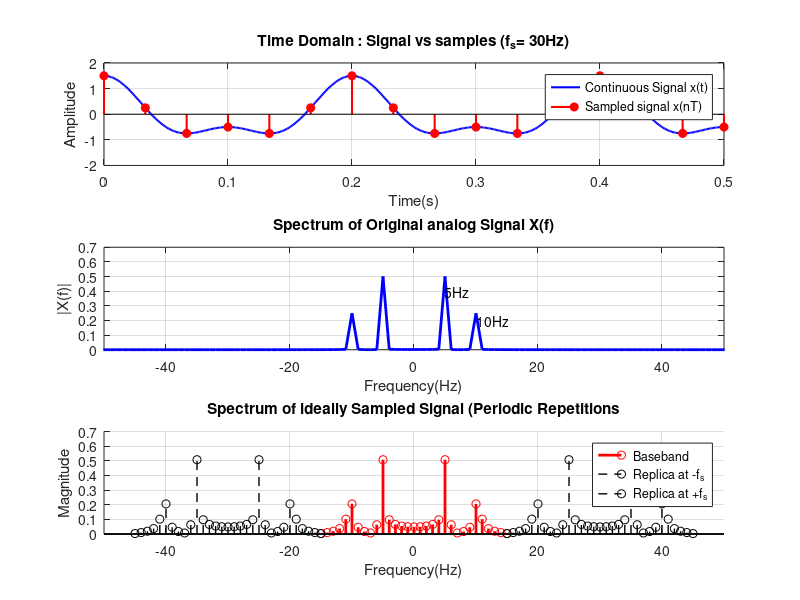

Source code (MATLAB): (Note: this script raises an error after producing the figure.)
clc;clear;close all;

%% 1.System Parameters
fm = 10; % Maximum frequency of the signal (10Hz)
fs = 30; % Sampling Frequency (Nyquist is 20Hz , so 30hz is safe)
Ts = 1/fs; % Sampling interval 
Duration = 1; % Duration of signal in second 

%% 2.Simulate "Continuous" Signal (High Resolution)
fs_analog = 1000; %High sampling rate to mimic analog/continuous 
t_analog = 0 : 1/fs_analog : Duration;
%Signal:A mix of 5Hz & 10Hz components
x_analog = cos(2*pi*5*t_analog) + 0.5*cos(2*pi*10*t_analog);

%% 3.Perform ideal Sampling 
t_sample = 0 : Ts : Duration;
x_sample = cos(2*pi*5*t_sample) + 0.5*cos(2*pi*10*t_sample);

%% 4.Frequency Analysis (Fourier transform)
% A.Spectrum of analog signal

L_analog = length(x_analog);
X_analog = fftshift(fft(x_analog));
f_axis_analog = linspace(-fs_analog/2,fs_analog/2,L_analog);
Mag_analog = abs(X_analog)/L_analog;

% B.Spectrum of sampled signal 
% Ideally sampled signal spectrum is periodic . We simulate this by 
%taking the FFt of the samples and plotting it over multiple periods
L_sample = length(x_sample);
X_sample = fftshift(fft(x_sample));
Mag_sample = abs(X_sample)/L_sample;
f_axis_sample = linspace(-fs/2,fs/2,L_sample);

%% 5. VISULAIZATION 
figure("Name","Sampling Theorem & spectra","Color",'w');

% --- TIME DOMAIN PLOTS ---
subplot(3,1,1);
plot(t_analog,x_analog,'b','LineWidth',1.5);hold on;
stem(t_sample,x_sample,'r','LineWidth',1.5,"MarkerFaceColor","r");
legend("Continuous Signal x(t)","Sampled signal x(nT)");
title(['Time Domain : Signal vs samples (f_s= ' num2str(fs) 'Hz)']);
xlabel("Time(s)");ylabel("Amplitude");
grid on; axis([0 0.5 -2 2]);

%---Frequency Domain : Analog ---
subplot(3,1,2);
plot(f_axis_analog,Mag_analog,'b','LineWidth',2);
title("Spectrum of Original analog Signal X(f)");
xlabel("Frequency(Hz)");ylabel("|X(f)|");
xlim([-50 50]); grid on;

%Annotate the base frequencies
text(5,0.4,'5Hz'); text(10,0.2,'10Hz');

% ---Frequency Domain: Sampled (Showing Replicas) ---
subplot(3,1,3);
hold on;
% Plot  Base Spectrum (Center)
stem(f_axis_sample,Mag_sample,'r','LineWidth',2,'DisplayName','Baseband');
% Plot Left Replica (Shifted by -fs)
stem(f_axis_sample-fs,Mag_sample,"k--",'LineWidth',1,'DisplayName','Replica at -f_s');
% Plot Right replica (Shifted by +fs)
stem(f_axis_sample + fs,Mag_sample,'k--','LineWidth',1,'DisplayName','Replica at +f_s');

title("Spectrum of ideally Sampled Signal (Periodic Repetitions");
xlabel("Frequency(Hz)"); ylabel("Magnitude");
legend("show");
grid on;
xlim([-50 50]);
% Draw line to show Sampling Frequency centres
xline(fs,'g:','f_s');
xline(-fs,'g:','-f_s');
